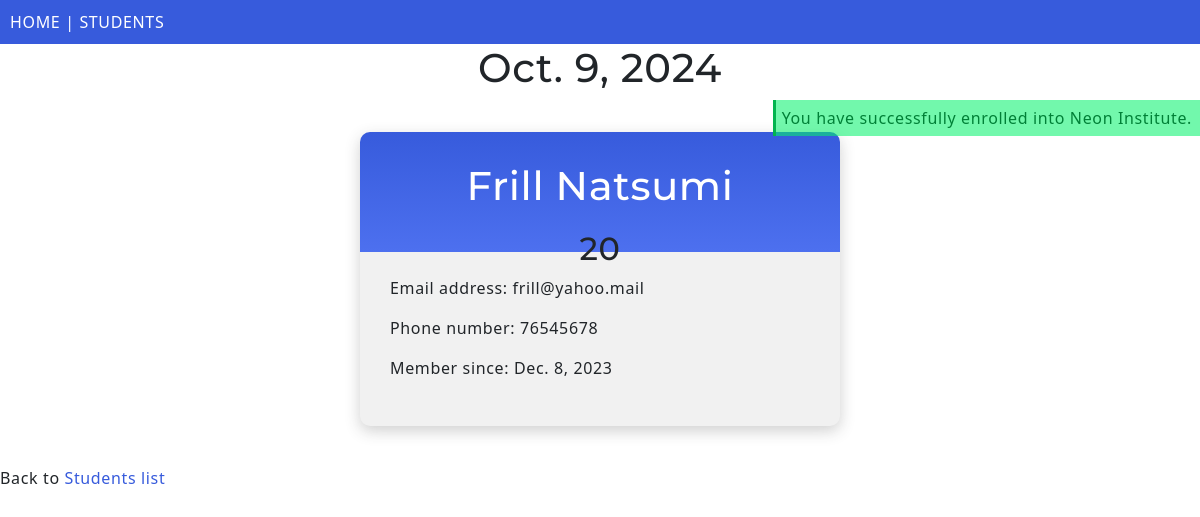
Screenshot of /students/dashboard/20 with the database file from the repository.
### students/models.py (models this page shows, shortened)
class Student(models.Model):
    firstname = models.CharField(max_length=255)
    lastname = models.CharField(max_length=255)
    phone_number = models.IntegerField(null=True)
    email = models.EmailField(null=True)
    date_joined = models.DateField(null=True)

### students/views.py (the view)
# urls.py: path('students/dashboard/<int:id>', views.dashboard, name='dashboard'),
def dashboard(request, id):
  student = Student.objects.get(id=id)
  today = datetime.datetime.now().date()
  template = loader.get_template('students/dashboard.html')
  context = {
    'student': student,
    'today': today,
  }
  return HttpResponse(template.render(context, request))

### students/templates/students/dashboard.html (shortened to what this page needs)
<!DOCTYPE html>
{% extends "students/master.html" %}
    {% block content %}
    <div>
      <h1 class="date">{{ today }}</h1>
    </div>
    <p class="success-message">You have successfully enrolled into Neon Institute.</p>
    <div class="mycard">
        <h1>{{ student.firstname }} {{ student.lastname }}</h1>
        <h2>{{ student.id }}</h2>
        <p>Email address: {{ student.email }}</p>
        <p>Phone number: {{ student.phone_number }}</p>
        <p>Member since: {{ student.date_joined }}</p>
      </div>
    <p>Back to <a href="/students">Students list</a></p>
    {% endblock %}

### mystaticfiles/mystyles.css (style rules this page uses)
body { margin:0; font: 600 18px 'Cabin', 'Segoe UI', Tahoma, Geneva, Verdana, sans-serif; letter-spacing: 0.64px; color: #585d74; }
h1, h2, h3, h4, h5, h6 { font-family: 'Montserrat', 'Trebuchet MS'; text-align: center; }
.mycard { background-color: #f1f1f1; background-image: linear-gradient(to bottom, #375BDC, #4D70EF); background-size: 100% 120px; background-repeat: no-repeat; margin: 40px auto; width: 40%; max-width: 1000px; border-radius: 10px; box-shadow: 0 5px 15px rgba(51, 51, 51, 0.23); padding: 30px; text-align: left; }
.mycard h1 { color: #ffffff; margin: 0 0 20px 0; font-size: 2.5rem; margin-bottom: 20px; }
a:link, a:visited { color: #375BDC; text-decoration: none; }
.success-message { float: right; text-align: right; border-left: 3px solid rgb(2, 180, 79); background-color: rgba(6, 242, 108, 0.564); padding: 6px 8px 6px 6px; color: rgb(0, 128, 55); font-size: 16px; }

### rows the page displays
Student: firstname "Frill", lastname "Natsumi", id "20", email "frill@yahoo.mail", phone_number "76545678", date_joined "Dec. 8, 2023"
